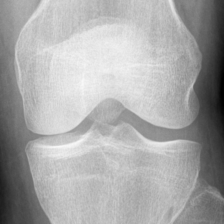
#> input picture test/9003175L.png, 224 x 224 px
$ python augmentation.py -p ../test/9003175L.png
#> lines starting #> are read from the running program, lines starting #| are printed output that depends on the picture
import cv2
import numpy as np
import sys
import json
import matplotlib.pyplot as plt
import argparse

def args_parse():
    parser = argparse.ArgumentParser(description='Augmentation')
    parser.add_argument('--image_path', '-p' ,type=str, help='Path to the image')
    parser.add_argument('--darker', '-d', type=bool, help='Make image darker')
    parser.add_argument('--save_path', '-s', type=str, help='where to save the image')

    return parser.parse_args()

def hist_equa(image_path, darker=False, save_path=False):

#> called with image_path = '../test/9003175L.png'
    image = cv2.imread(image_path)
#> image is the input picture: shape (224, 224, 3); min 1, max 248, mean 167.8

    image = cv2.resize(image, (800, 600))
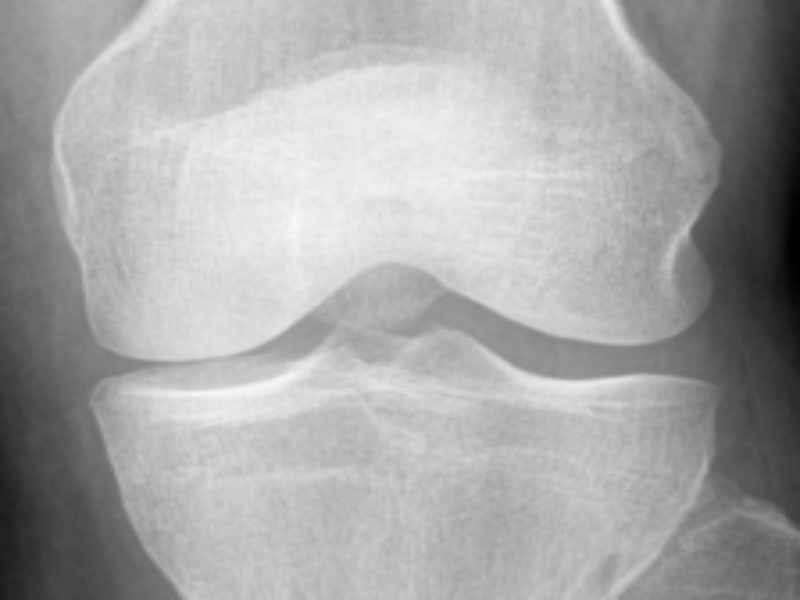
#> image: shape (600, 800, 3); min 1, max 248, mean 167.7

    image = cv2.GaussianBlur(image, (3,3), 0)

    image_bw = cv2.cvtColor(image, cv2.COLOR_BGR2GRAY)

    clahe = cv2.createCLAHE(clipLimit=8, tileGridSize=(6,6))

    final_img  = clahe.apply(image_bw)
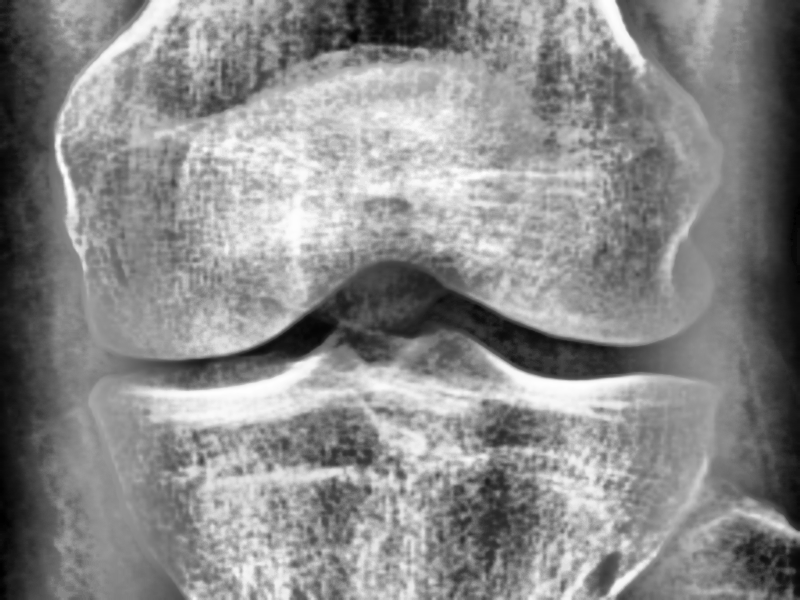
#> final_img: shape (600, 800); min 1, max 254, mean 137.7

    final_img = cv2.normalize(final_img, None, 0, 255, cv2.NORM_MINMAX)

    if darker:
        final_img = adjust_gamma(final_img, gamma=0.5)

    cv2.imwrite(save_path, final_img)

    return image, final_img

def adjust_gamma(image, gamma=1.5):
    invGamma = 1.0 / gamma
    table = np.array([(i / 255.0) ** invGamma * 255 for i in np.arange(0, 256)]).astype("uint8")
    return cv2.LUT(image, table)  # Áp dụng bảng tra cứu (lookup table)

def visualize_hist(image, final_image):
    hist = cv2.calcHist([final_image], [0], None, [256], [0, 256])
#> hist = 256 values, max 4662 at index 133, min 0 at index 64, mean 1875

    cv2.imshow("ordinary threshold", image)
    cv2.imshow("CLAHE image", final_image)


    plt.plot(hist, color='black')
    plt.title('Histogram of an image')
    plt.xlabel('gray level')
    plt.ylabel('number of pixels')
    plt.show()
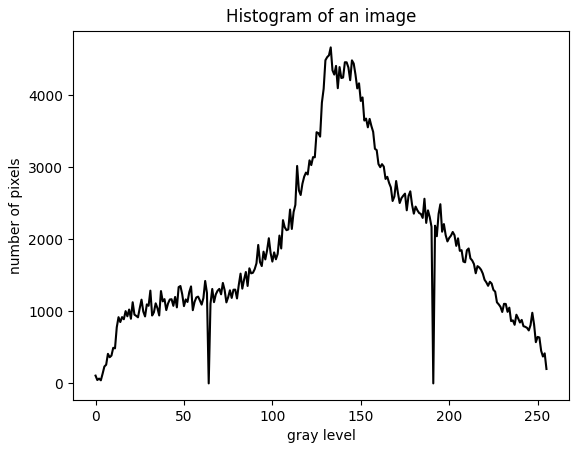
#> figure drawn by matplotlib, 1 panel; curve peaks at x = 133, y = 4662

    cv2.waitKey(0)

if __name__ == '__main__':
    args = args_parse()

    image_path = args.image_path
    darker = args.darker
    save_path = args.save_path

    image, final_image = hist_equa(image_path, darker=darker, save_path=save_path)

    visualize_hist(image,final_image)

$ run again, on test/9003815L.png
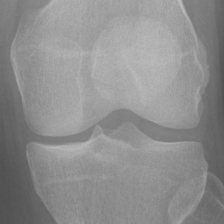
#> input picture test/9003815L.png, 224 x 224 px
#> in hist_equa, image is the input picture: shape (224, 224, 3); min 80, max 188, mean 142.2
#> in hist_equa, `final_img  = clahe.apply(image_bw)`:
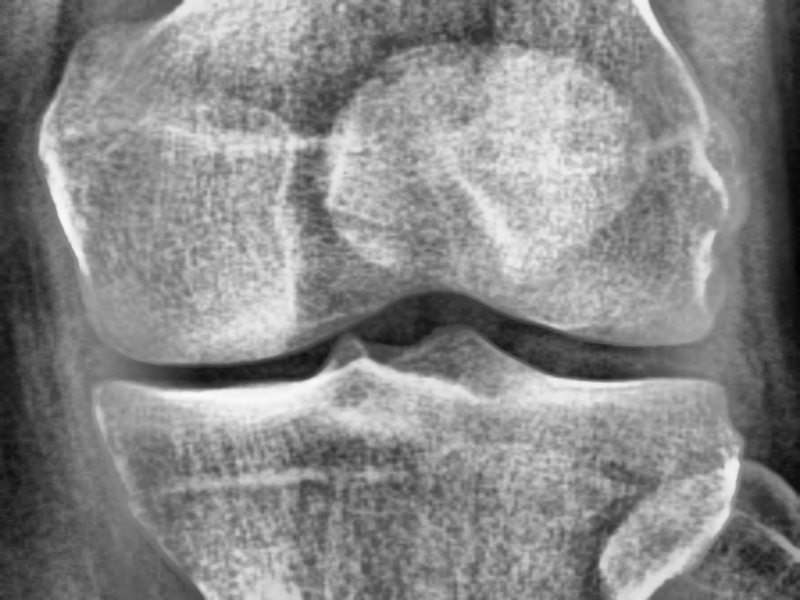
#> final_img: shape (600, 800); min 2, max 250, mean 135.9
#> hist = 256 values, max 4932 at index 153, min 0 at index 18, mean 1875
#> in visualize_hist, `plt.show()`:
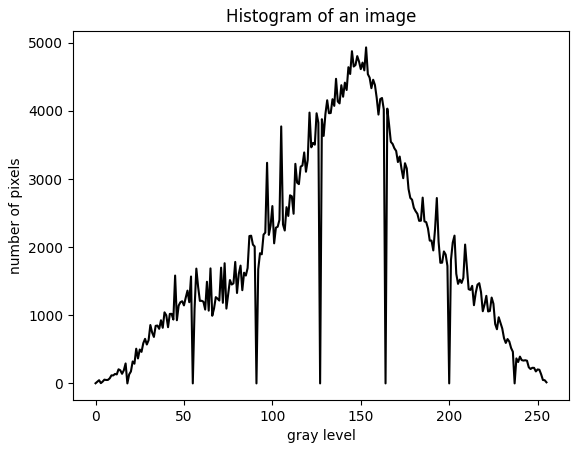
#> figure drawn by matplotlib, 1 panel; curve peaks at x = 153, y = 4932

$ run again, on test/9006407L.png
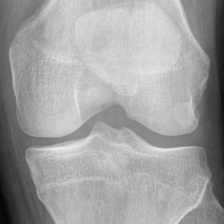
#> input picture test/9006407L.png, 224 x 224 px
#> in hist_equa, image is the input picture: shape (224, 224, 3); min 4, max 239, mean 160.1
#> in hist_equa, `final_img  = clahe.apply(image_bw)`:
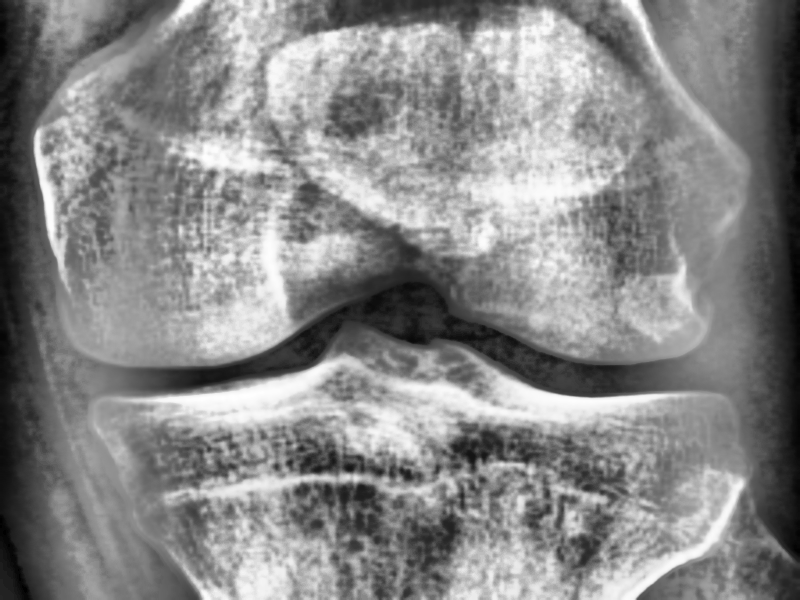
#> final_img: shape (600, 800); min 0, max 255, mean 136.2
#> hist = 256 values, max 4079 at index 135, min 4 at index 0, mean 1875
#> in visualize_hist, `plt.show()`:
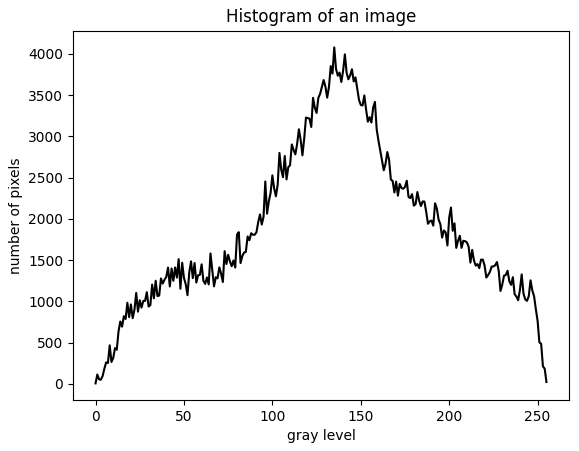
#> figure drawn by matplotlib, 1 panel; curve peaks at x = 135, y = 4079
